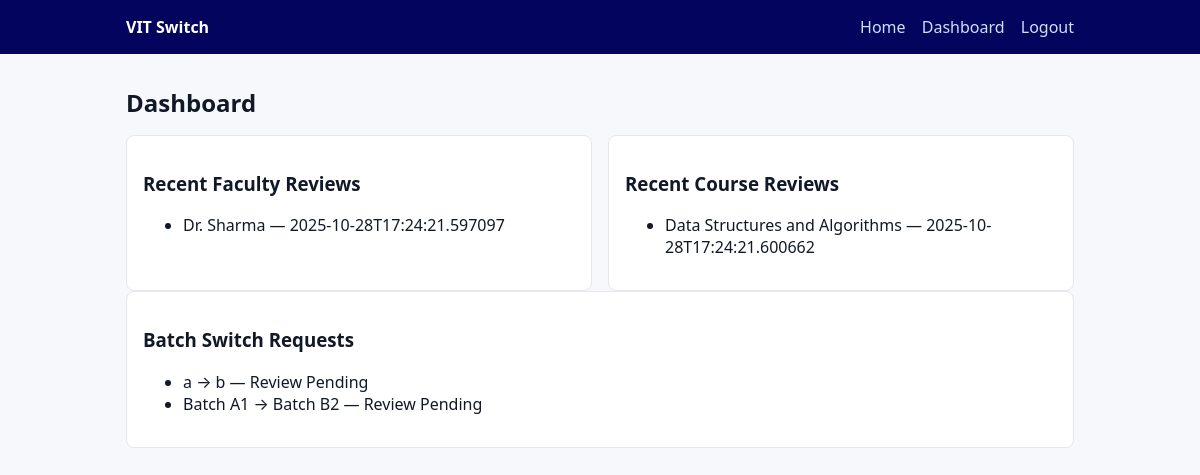
The app's page /dashboard (signed in) with its own data.
### tables this page shows
CREATE TABLE faculty_reviews (
            id INTEGER PRIMARY KEY AUTOINCREMENT,
            user_id INTEGER,
            roll_no TEXT,
            current_year TEXT,
            branch TEXT,
            faculty TEXT,
            review_text TEXT,
            created_at TEXT,
            FOREIGN KEY(user_id) REFERENCES users(id)
        );

CREATE TABLE course_reviews (
            id INTEGER PRIMARY KEY AUTOINCREMENT,
            user_id INTEGER,
            roll_no TEXT,
            current_year TEXT,
            course TEXT,
            review_text TEXT,
            created_at TEXT,
            FOREIGN KEY(user_id) REFERENCES users(id)
        );

CREATE TABLE batch_requests (
            id INTEGER PRIMARY KEY AUTOINCREMENT,
            user_id INTEGER,
            current_batch TEXT,
            preferred_batch TEXT,
            current_cgpa REAL,
            preferred_cgpa_range TEXT,
            status TEXT,
            created_at TEXT,
            FOREIGN KEY(user_id) REFERENCES users(id)
        );

### app.py (the view)
@app.route('/dashboard')
@login_required
def dashboard():
    conn = get_db()
    cur = conn.cursor()
    cur.execute("SELECT * FROM faculty_reviews WHERE user_id=? ORDER BY created_at DESC LIMIT 5", (session['user_id'],))
    faculty_items = cur.fetchall()
    cur.execute("SELECT * FROM course_reviews WHERE user_id=? ORDER BY created_at DESC LIMIT 5", (session['user_id'],))
    course_items = cur.fetchall()
    cur.execute("SELECT * FROM batch_requests WHERE user_id=? ORDER BY created_at DESC LIMIT 5", (session['user_id'],))
    batch_items = cur.fetchall()
    conn.close()
    return render_template('dashboard.html', faculty_items=faculty_items, course_items=course_items, batch_items=batch_items)

### app.py (called while the page is built)
def get_db():
    conn = sqlite3.connect(DB_PATH)
    conn.row_factory = sqlite3.Row
    return conn

def login_required(view_func):
    from functools import wraps
    @wraps(view_func)
    def wrapped(*args, **kwargs):
        if 'user_id' not in session:
            return redirect(url_for('login'))
        return view_func(*args, **kwargs)
    return wrapped

### templates/dashboard.html
{% extends 'base.html' %}
{% block content %}
<section>
  <h1 class="page-title">Dashboard</h1>
  <div class="grid-2">
    <div class="card">
      <h3>Recent Faculty Reviews</h3>
      <ul>
        {% for r in faculty_items %}
          <li>{{ r['faculty'] }} — {{ r['created_at'] }}</li>
        {% else %}
          <li>No items yet.</li>
        {% endfor %}
      </ul>
    </div>
    <div class="card">
      <h3>Recent Course Reviews</h3>
      <ul>
        {% for r in course_items %}
          <li>{{ r['course'] }} — {{ r['created_at'] }}</li>
        {% else %}
          <li>No items yet.</li>
        {% endfor %}
      </ul>
    </div>
  </div>
  <div class="card">
    <h3>Batch Switch Requests</h3>
    <ul>
      {% for r in batch_items %}
        <li>{{ r['current_batch'] }} → {{ r['preferred_batch'] }} — {{ r['status'] }}</li>
      {% else %}
        <li>No items yet.</li>
      {% endfor %}
    </ul>
  </div>
</section>
{% endblock %}

### templates/base.html (shortened to what this page needs)
<!doctype html>
<html lang="en">
<head>
  <link rel="stylesheet" href="{{ url_for('static', filename='css/style.css') }}" />
</head>
<body>
  <header class="site-header">
    <div class="container header-inner">
      <div class="brand">VIT Switch</div>
      <nav>
        {% if session.get('user_id') %}
        <a href="{{ url_for('home') }}">Home</a>
        <a href="{{ url_for('dashboard') }}">Dashboard</a>
        <a href="{{ url_for('logout') }}">Logout</a>
        {% endif %}
      </nav>
    </div>
  </header>
  <main class="container">
    {% block content %}{% endblock %}
  </main>
</body>
</html>

### static/css/style.css (style rules this page uses)
:root { --primary: #03045e; --primary-600: #001845; --bg: #f7f8fc; --text: #111827; --muted: #6b7280; --card: #ffffff; --border: #e5e7eb; }
* { box-sizing:border-box }
html,body { margin:0;padding:0;background:var(--bg);color:var(--text);font-family:system-ui,-apple-system,Segoe UI,Roboto,Ubuntu,Cantarell,Noto Sans,sans-serif }
.container { max-width:980px;margin:0 auto;padding:16px }
.site-header { background:var(--primary);color:#fff }
.header-inner { display:flex;justify-content:space-between;align-items:center }
.brand { font-weight:700 }
nav a { color:#cfe0ff;margin-left:12px;text-decoration:none }
.page-title { margin:16px 0 }
.card { background:var(--card);border:1px solid var(--border);border-radius:8px;padding:16px }
.grid-2 { display:grid;grid-template-columns:repeat(auto-fit,minmax(280px,1fr));gap:16px }

### records on screen
faculty_reviews: faculty "Dr. Sharma", created_at "2025-10-28T17:24:21.597097"
course_reviews: course "Data Structures and Algorithms", created_at "2025-10-28T17:24:21.600662"
batch_requests: current_batch "a", preferred_batch "b", status "Review Pending"
batch_requests: current_batch "Batch A1", preferred_batch "Batch B2", status "Review Pending"
